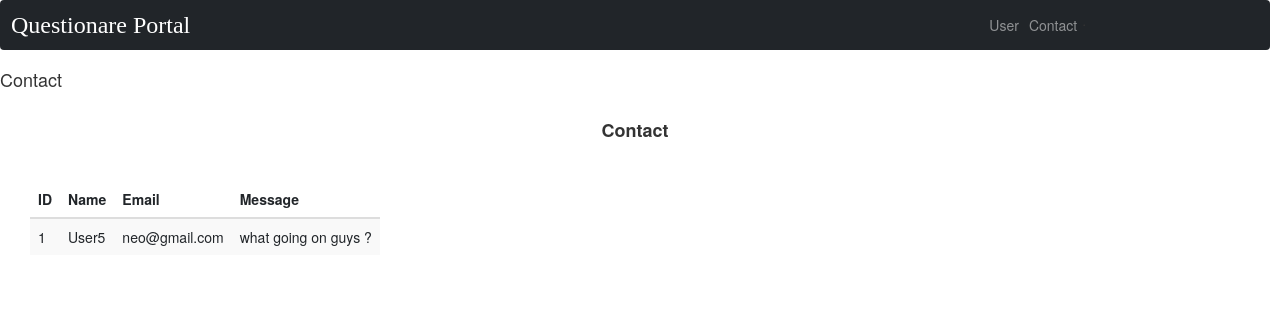
/base/contable/, run on the app's committed database.
### base/models.py (models this page shows)
class Contactus(models.Model):
    name = models.CharField(max_length=20, blank=True, null=True)
    email = models.EmailField(max_length=20)
    message = models.TextField(blank=True, null=True)

### base/views.py (the view)
# urls.py: path('contable/', views.contact_table,name='ctable'),
def contact_table(request):
    contact = Contactus.objects.all()
    question = Question.objects.all()
    return render(request, 'base/contacttable.html', {'contact':contact, 'question': question})

### templates/base/contacttable.html (shortened to what this page needs)
{% extends "navbar.html" %}
{% load static %}
{% block title %}
<h4>Contact</h4>
{% endblock %}
{% block table %}
<div class="title" style="margin:10px;"><center><h4><b>Contact</b></h4></center></div>
<link href="{% static 'https://cdn.jsdelivr.net/npm/bootstrap@5.0.2/dist/css/bootstrap.min.css'%}" rel="stylesheet">
<section>
  <table class="table table-striped" style="width:1200px;margin:30px;">
    <thead>
      <tr>
        <th scope="col" >ID</th>
        <th scope="col" >Name</th>
        <th scope="col" >Email</th>
        <th scope="col" >Message</th>
      </tr>
    </thead>
    <tbody>
      {% for u in contact%}
    <tr>
      <td>{{u.id}}</td>
      <td>{{u.name}}</td>
      <td>{{u.email}}</td>
      <td>{{u.message}}</td>
    </tr>
    {% endfor %}
  </tbody>
</table>
</section>
{% endblock %}

### templates/navbar.html (style rules this page uses)
.table { display: inline flow-root; }

### data on the page
Contactus: id "1", name "User5", email "neo@gmail.com", message "what going on guys ?"
